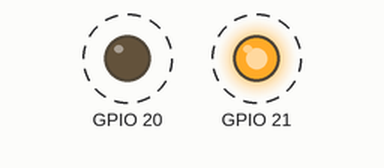
Simulated run of this program. Board: Raspberry Pi (BCM pin numbers). Shown: output pins drawn as LEDs (lit = HIGH). Dashed ring = blinking.

Above: at 0.5 s.
Timing chart, 0 to 4.6 s (numbered marks = the images above):
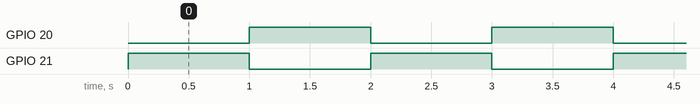

The program:

ledblink.py
```python
# RPi GPIO Pin Introduction
# Harriet Novak
# 9.18.21
import time
import RPi.GPIO as GPIO
GPIO.setwarnings(False)
from time import sleep
GPIO.setmode(GPIO.BCM) # pin numbering scheme same as BCM numbering scheme
GPIO.setup(21, GPIO.OUT)
GPIO.setup(20, GPIO.OUT)

while True:

	GPIO.output(21, GPIO.HIGH)
	GPIO.output(20, GPIO.LOW)
	time.sleep(1)

	GPIO.output(21, GPIO.LOW)
	GPIO.output(20, GPIO.HIGH)
	time.sleep(1)
```

Measured:
- by itself, GPIO 20, GPIO 21: alternates HIGH for 1.0 s and LOW for 1.0 s
